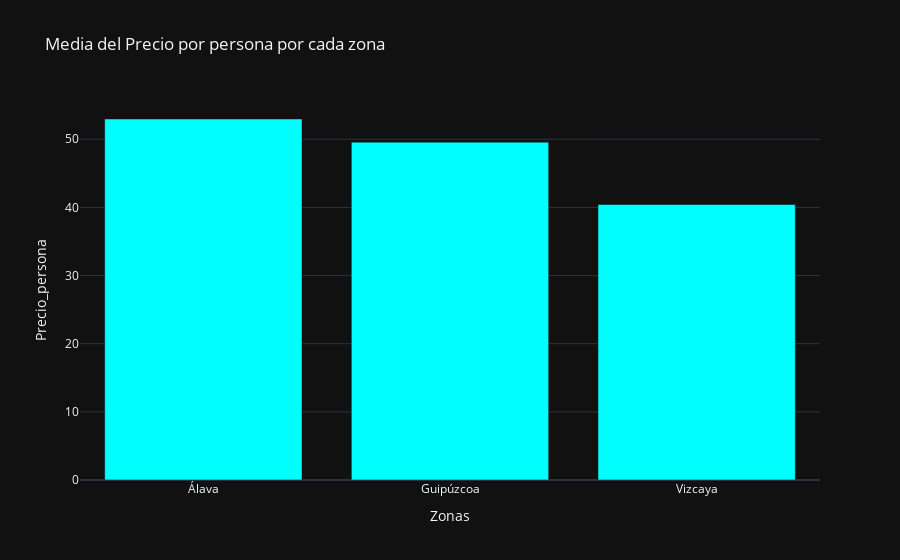

This figure's notebook cell:
### Markdown cell above
### 8.8 Media de Precio por persona y por Zona

### Code cell
precio_medio_zona_persona = listing.groupby('Zonas')['Precio_persona'].mean().reset_index()

fig = px.bar(precio_medio_zona_persona.sort_values('Precio_persona', ascending=False),
                x='Zonas', y='Precio_persona', title='Media del Precio por persona por cada zona',
                template="plotly_dark", color_discrete_sequence=['cyan'])

fig.show()

### Figure 1 — Plotly figure (JSON) as saved in the notebook; plotly's stock layout.template omitted (floating-point values rounded to 4 significant figures)
{"data": [{"alignmentgroup": "True", "hovertemplate": "Zonas=%{x}<br>Precio_persona=%{y}<extra></extra>", "legendgroup": "", "marker": {"color": "cyan", "pattern": {"shape": ""}}, "name": "", "offsetgroup": "", "orientation": "v", "showlegend": false, "textposition": "auto", "type": "bar", "x": ["Álava", "Guipúzcoa", "Vizcaya"], "xaxis": "x", "y": [52.98, 49.58, 40.43], "yaxis": "y"}], "layout": {"barmode": "relative", "legend": {"tracegroupgap": 0}, "title": {"text": "Media del Precio por persona por cada zona"}, "xaxis": {"anchor": "y", "domain": [0, 1], "title": {"text": "Zonas"}}, "yaxis": {"anchor": "x", "domain": [0, 1], "title": {"text": "Precio_persona"}}}}
